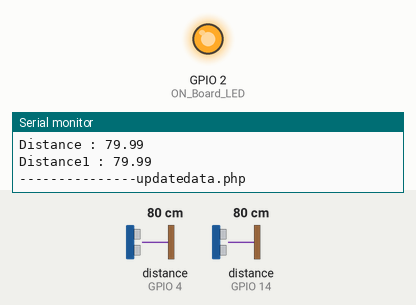
The sketch below on a simulated ESP8266 (NodeMCU). Shown: output pins drawn as LEDs (lit = HIGH), the last lines printed to the serial monitor. Wiring (inferred from the names in the program): 2 × ultrasonic range finder: trigger GPIO 5, echo GPIO 4 / trigger GPIO 12, echo GPIO 14. The test bench sets the inputs (shaded band); at power-on: distance to the obstacle (sensors on GPIO 4, GPIO 14) 80 cm. The echo pulse lasts 58.3 µs per cm; WiFi joins after 1.5 s; servers stay silent unless stated; uploads are accepted with an empty reply; pins used as bus, display or sensor lines are not drawn.

Above: at 2.3 s.
At 7.5 s:
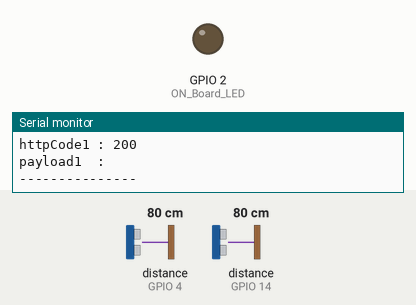
Timing chart, 0 to 10.1 s (numbered marks = the images above):
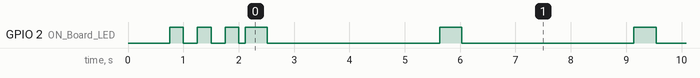

Measured:
- by itself, GPIO 2 (ON_Board_LED): HIGH → LOW at 1.0 s, → HIGH 0.25 s later, → LOW 0.25 s later, → HIGH 0.25 s later, … (79 changes in this stretch)

The sketch:

smart_parking.ino
```cpp
#include <ESP8266WebServer.h>
#include <ESP8266HTTPClient.h>
#include <Arduino_JSON.h>
#include <SPI.h>
#include <WiFiClient.h>

WiFiClient wifiClient;

#define ON_Board_LED 2

const char* ssid = "Behzod's phone";
const char* password = "123456789";

ESP8266WebServer server(80);

byte readcard[4];
char str[32] = "";

String postData = "";
String postData1 = "";
String payload = "";
String payload1 = "";

const int trigPin1 = 5;
const int echoPin1 = 4;
const int trigPin = 12;
const int echoPin = 14;

int httpCode;
int httpCode1;

float duration, distance=10;
float duration1, distance1=10;

void setup() {
  Serial.begin(115200);
  SPI.begin();

  delay(500);

  WiFi.begin(ssid, password);
  Serial.println("");

  pinMode(ON_Board_LED, OUTPUT);
  digitalWrite(ON_Board_LED, HIGH);

  Serial.print("Connecting");
  while (WiFi.status() != WL_CONNECTED) {
    Serial.print(".");
    digitalWrite(ON_Board_LED, LOW);
    delay(250);
    digitalWrite(ON_Board_LED, HIGH);
    delay(250);
  }
  digitalWrite(ON_Board_LED, HIGH);

  Serial.println("");
  Serial.print("Successfully connected to : ");
  Serial.println(ssid);
  Serial.print("IP address: ");
  Serial.println(WiFi.localIP());

  pinMode(trigPin, OUTPUT);
	pinMode(echoPin, INPUT);
  pinMode(trigPin1, OUTPUT);
	pinMode(echoPin1, INPUT);

}

void loop() {
   if(WiFi.status()== WL_CONNECTED) {
    digitalWrite(ON_Board_LED, LOW);
    HTTPClient http;

    get_CH_sensor_data();

    postData += "&cm=" + String(distance);
    payload = "";

    digitalWrite(ON_Board_LED, HIGH);
    Serial.println();
    Serial.println("---------------updatedata.php");
    http.begin(wifiClient,"http://192.168.182.107/NodeMCU-parking-system/updateSensorData.php");
    http.addHeader("Content-Type", "application/x-www-form-urlencoded");

    httpCode = http.POST(postData);
    payload = http.getString();

    Serial.print("httpCode : ");
    Serial.println(httpCode);
    Serial.print("payload  : ");
    Serial.println(payload);
    http.end();

    postData1 += "&cm=" + String(distance1);
    payload1 = "";
    digitalWrite(ON_Board_LED, HIGH);
    Serial.println();
    Serial.println("---------------updatedata.php");
    http.begin(wifiClient,"http://192.168.182.107/NodeMCU-parking-system/update2.php");
    http.addHeader("Content-Type", "application/x-www-form-urlencoded");
    httpCode1 = http.POST(postData1);
    payload1 = http.getString();


    Serial.print("httpCode1 : ");
    Serial.println(httpCode1);
    Serial.print("payload1  : ");
    Serial.println(payload1);
    http.end();

    Serial.println("---------------");
    digitalWrite(ON_Board_LED, LOW);
    delay(3000);
  }
}
void get_CH_sensor_data() {
  Serial.println();
  Serial.println("-------------get_CH_sensor_data()");

  digitalWrite(trigPin, LOW);
	delayMicroseconds(2);
	digitalWrite(trigPin, HIGH);
	delayMicroseconds(10);
	digitalWrite(trigPin, LOW);

  duration = pulseIn(echoPin, HIGH);

  distance = (duration*.0343)/2;
  Serial.printf("Distance : %.2f \n",distance);

  digitalWrite(trigPin1, LOW);
	delayMicroseconds(2);
	digitalWrite(trigPin1, HIGH);
	delayMicroseconds(10);
	digitalWrite(trigPin1, LOW);
  duration1 = pulseIn(echoPin1, HIGH);

  distance1 = (duration1*.0343)/2;
  Serial.printf("Distance1 : %.2f \n",distance1);
	delay(100);
}
```
